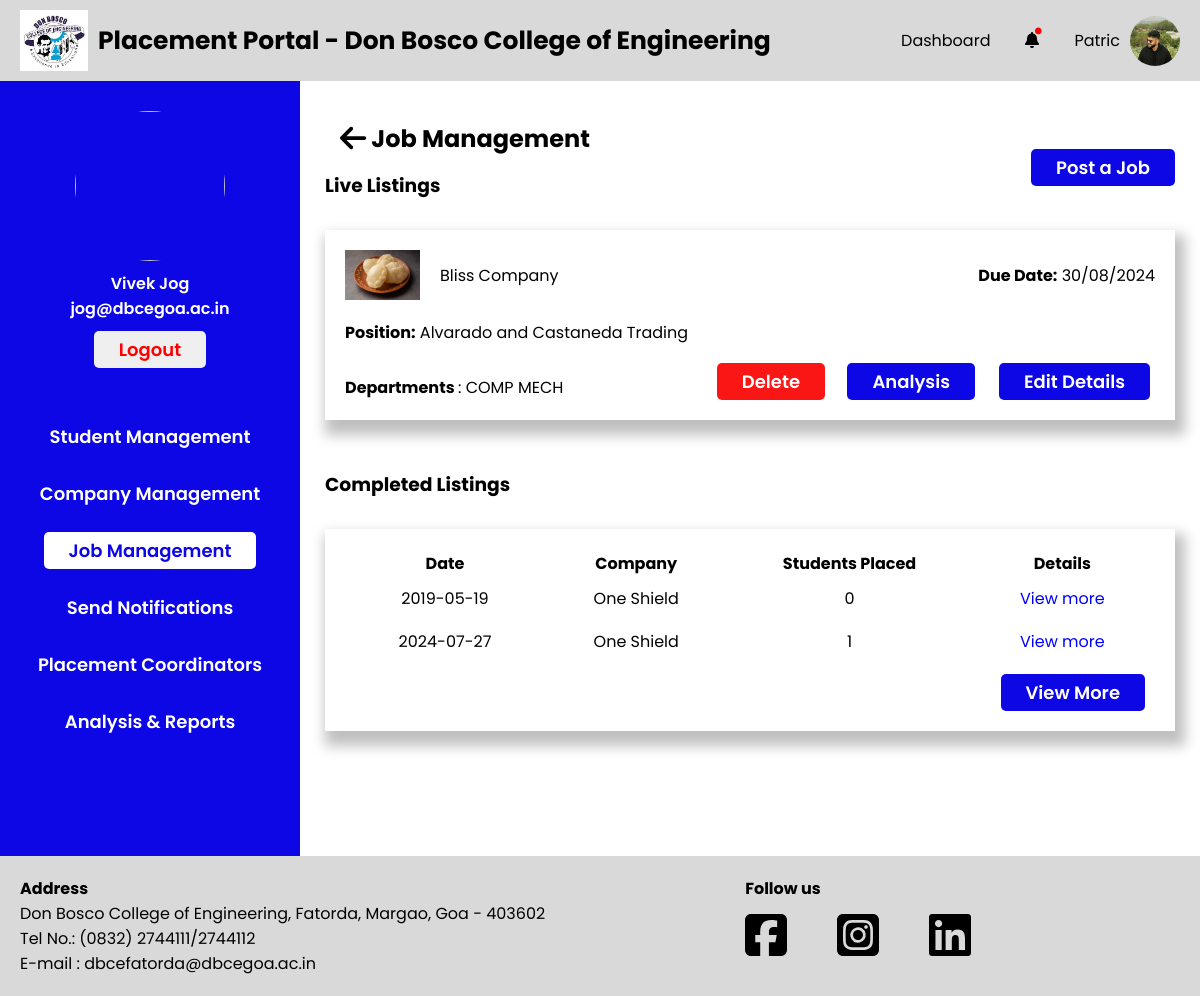
Screenshot of /PlacementCoordinator/job-management.php (signed in) with the database file from the repository.
### tables this page shows
CREATE TABLE `placementcoordinator` (
  `PC_Email` varchar(255) NOT NULL,
  `PC_Fname` varchar(255) NOT NULL,
  `PC_Mname` varchar(255) DEFAULT NULL,
  `PC_Lname` varchar(255) DEFAULT NULL,
  `PC_Password` varchar(255) NOT NULL,
  `PC_Contact_no` varchar(20) NOT NULL,
  `PC_Profile_pic` varchar(255) DEFAULT NULL,
  `PC_Dept_id` int(11) DEFAULT NULL,
  `PC_Status` enum('active','inactive') NOT NULL DEFAULT 'active'
);

CREATE TABLE `company` (
  `C_id` int(11) NOT NULL,
  `C_Name` varchar(255) NOT NULL,
  `C_Logo` varchar(255) DEFAULT NULL,
  `C_Domain` varchar(255) DEFAULT NULL,
  `C_Scope` varchar(255) DEFAULT NULL,
  `C_Description` text DEFAULT NULL,
  `C_Location` varchar(255) DEFAULT NULL,
  `C_Website` varchar(255) DEFAULT NULL,
  `C_HR_name` varchar(255) DEFAULT NULL,
  `C_HR_email` varchar(255) DEFAULT NULL,
  `C_HR_phone` varchar(20) DEFAULT NULL,
  `C_Date_of_Reg` date DEFAULT current_timestamp(),
  `C_PC_Email` varchar(255) DEFAULT NULL
);

CREATE TABLE `jobplacements` (
  `J_id` int(11) NOT NULL,
  `J_Position` varchar(255) NOT NULL,
  `J_Backlogs_allowed` tinyint(1) DEFAULT NULL,
  `J_Description` text DEFAULT NULL,
  `J_Due_date` date DEFAULT NULL,
  `J_Offered_salary` float DEFAULT NULL,
  `J_Req_cgpa` decimal(4,2) DEFAULT NULL,
  `J_No_of_posts` int(11) DEFAULT NULL
);

CREATE TABLE `department` (
  `Dept_id` int(11) NOT NULL,
  `Dept_name` varchar(255) NOT NULL
);

### PlacementCoordinator/tpo-utility-functions.php (the view, shortened to what this page needs)
<?php
function getLiveJobListings()
{
    global $conn;
    $fetchJobQuery = "
        SELECT C.C_Name as cname, C.C_Logo clogo, P.J_Due_date duedate, P.J_Position position, J.J_id jid
        FROM company as C
        INNER JOIN jobposting as J ON J.C_id = C.C_id
        INNER JOIN jobplacements as P ON P.J_id = J.J_id
        WHERE P.J_Due_date >= CURRENT_DATE;
    ";
    $fetchJob = $conn->prepare($fetchJobQuery);
    $fetchJob->execute();
    $result = $fetchJob->get_result();
    while ($row = $result->fetch_assoc()) {
        $row["jid"] = (int) $row["jid"];
        $fetchJobDeptQuery = "
            SELECT d.Dept_name dname FROM department as d
            INNER JOIN jobdepartments as jd on d.Dept_id = jd.Dept_id
            WHERE jd.J_id = ?;
        ";
        $fetchJobDept = $conn->prepare($fetchJobDeptQuery);
        $fetchJobDept->bind_param("i", $row["jid"]);
        $fetchJobDept->execute();
        $resultDept = $fetchJobDept->get_result();
        echo '<div class="sections">
                <div class="company-container">
                    <div class="company-logo-container">
                        <img src="../Data/Companies/Company_Logo/' . $row['clogo'] . '" alt="">
                        <p>' . $row['cname'] . '</p>
                    </div>
                    <p><strong>Due Date:</strong> ' . date("d/m/Y", strtotime($row['duedate'])) . '</p>
                </div>
                <p class="position"><strong>Position:</strong> ' . $row['position'] . '</p>
                <p class="department"><strong>Departments </strong>: ';
        while ($rowDept = $resultDept->fetch_assoc()) {
            echo $rowDept["dname"] . " ";
        }
        echo '</p>
                <form action="" method="post">
                    <input name="jid" type="hidden" value="' . $row["jid"] . '">
                    <button name="delete-listing" class="delete-button">Delete</button>
                </form>
                <a href="./job-live-listing-analysis.php?jid=' . $row["jid"] . '"><button class="analysis-button">Analysis</button></a>
                <a href="./job-edit.php?jid=' . $row["jid"] . '"><button class="edit-button">Edit Details</button></a>
            </div>';
    }
}
function getCompletedJobListings()
{
    global $conn;
    $fetchJobQuery = "SELECT c.C_Name as cname, j.J_Due_date as duedate, SUM(ja.placed) as totalplaced
        FROM company as c
        INNER JOIN jobposting as jp ON jp.C_id=c.C_id
        INNER JOIN jobplacements as j ON jp.J_id=j.J_id
        INNER JOIN jobapplication as ja ON ja.J_id=j.J_id
        WHERE j.J_Due_date < CURRENT_DATE
        GROUP BY c.C_Name, j.J_Due_date LIMIT 5;";
    $fetchJob = $conn->prepare($fetchJobQuery);
    $fetchJob->execute();
    $result = $fetchJob->get_result();
    while ($row = $result->fetch_assoc()) {
        echo '<tr>
                        <td>' . $row["duedate"] . '</td>
                        <td>' . $row["cname"] . '</td>
                        <td>' . $row["totalplaced"] . '</td>
                        <td><a href="">View more</a></td>
                    </tr>';
    }
}

### PlacementCoordinator/sidebar.php (shortened to what this page needs)
<?php
global $conn;
if (isset($_SESSION["user_type"]) && isset($_SESSION["user_email"])) {
    $useremail = $_SESSION["user_email"];
    $fetchStudentQuery = "SELECT PC_Email,PC_Fname,PC_Lname,PC_Profile_pic from placementcoordinator
WHERE PC_Email= ?;";
    $fetchStudent = $conn->prepare($fetchStudentQuery);
    $fetchStudent->bind_param("s", $useremail);
    $fetchStudent->execute();
    $result = $fetchStudent->get_result();
    if ($result->num_rows > 0) {
        $userInfo = $result->fetch_assoc();
        $userName = htmlspecialchars($userInfo['PC_Fname'] . ' ' . $userInfo['PC_Lname']);
        $userProfilePic = htmlspecialchars($userInfo['PC_Profile_pic']);
        $userEmail = htmlspecialchars($useremail);
        echo '<div class="side-bar-container">
    <div class="fixed-container">
        <div class="top-container">
            <img src="../Data/Placement_Coordinators/Profile_Images/'.$userProfilePic.'" alt="">
            <p>'.$userName.'</p>
            <p>'.$userEmail.'</p>
            <a href="../logout.php"><button id="logout">Logout</button></a>
        </div>
        <div class="bottom-container">
            <a href="./student-management.php"><button id="studentmanagement">Student Management</button></a>
            <a href="./company.php"><button id="companymanagement">Company Management</button></a>
            <a href="./job-management.php"><button id="jobmanagement">Job Management</button></a>
            <a href="./notifications.php"><button id="notifications">Send Notifications</button></a>
            <a href="./Placement-Coordinator.php"><button id="placementcoordinator">Placement Coordinators</button></a>
            <a href="./analysis-and-report.php"><button id="analysisreport">Analysis & Reports</button></a>
        </div>
    </div>
</div>';
} else {
    }
} else {
    echo "Session variables not set.";
}

### PlacementCoordinator/css/footer.css (style rules this page uses)
a { all: unset; }

### PlacementCoordinator/css/sidebar.css (style rules this page uses)
.side-bar-container { width: 25%; background-color: var(--primary-blue); padding-bottom: 50px; }
.fixed-container { position: -webkit-sticky; position: sticky; top: 30px; }
.top-container { margin-top: 30px; display: flex; flex-direction: column; align-items: center; }
.top-container img { width: 150px; height: 150px; border-radius: 50%; margin-bottom: 10px; }
.top-container p { color: var(--primary-white); font-weight: 600; }
#logout { margin-top: 10px; padding-block: 5px; padding-inline: 25px; border-radius: 5px; border: none; font-weight: 600; font-size: 18px; cursor: pointer; color: red; }
.bottom-container { margin-top: 50px; display: flex; flex-direction: column; align-items: center; gap: 20px; }
.bottom-container button { padding: 5px 25px; border-radius: 5px; border: none; font-weight: 600; font-size: 18px; cursor: pointer; color: var(--primary-white); background-color: var(--primary-blue); }

### PlacementCoordinator/css/root.css (style rules this page uses)
*,*::after,*::before { padding: 0; margin: 0; box-sizing: border-box; font-family: "Poppins", sans-serif; }
:root { --primary-blue : #0C07E4; --primary-grey : #d9d9d9; --primary-white : white; --primary-red : #FB1616; --secondary-grey : #969696; }

### PlacementCoordinator/css/job-management.css (style rules this page uses)
*,*::after,*::before { padding: 0; margin: 0; box-sizing: border-box; font-family: "Poppins", sans-serif; }
:root { --primary-blue : #0C07E4; --primary-grey : #d9d9d9; --primary-white : white; --primary-red : #FB1616; }
#jobmanagement { color: var(--primary-blue); background-color: var(--primary-white); }
.sections { position: relative; margin-top: 30px; box-shadow: 5px 10px 12.3px 5px rgba(0, 0, 0, .25); padding: 20px; margin-bottom: 50px; }
.company-logo-container > img { height: 50px; }
.company-logo-container { display: flex; align-items: center; gap: 20px; }
.company-container { display: flex; justify-content: space-between; align-items: center; }
.position , .department { margin-top: 20px; }
.position { margin-bottom: 30px; }
.sections .analysis-button { margin-top: 10px; padding-block: 5px; padding-inline: 25px; border-radius: 5px; border: none; font-weight: 600; font-size: 18px; cursor: pointer; background-color: var(--primary-blue); color: var(--primary-white); position: absolute; right: 200px; bottom: 20px; }
.sections .delete-button { margin-top: 10px; padding-block: 5px; padding-inline: 25px; border-radius: 5px; border: none; font-weight: 600; font-size: 18px; cursor: pointer; background-color: var(--primary-red); color: var(--primary-white); position: absolute; right: 350px; bottom: 20px; }
.sections .edit-button { margin-top: 10px; padding-block: 5px; padding-inline: 25px; border-radius: 5px; border: none; font-weight: 600; font-size: 18px; cursor: pointer; background-color: var(--primary-blue); color: var(--primary-white); position: absolute; right: 25px; bottom: 20px; }
.sections td { padding: 8px; text-align: center; }
.sections a { cursor: pointer; color: blue; }

### rows the page displays
placementcoordinator: userName "Vivek Jog"
company: C_Logo (picture), C_Name "Bliss Company", jobplacements.J_Due_date "30/08/2024", jobplacements.J_Position "Alvarado and Castaneda Trading"
department: Dept_name "COMP"
department: Dept_name "MECH"

### other values shown
$userEmail "jog@dbcegoa.ac.in"
$row["duedate"] "2019-05-19"
$row["cname"] "One Shield"
$row["totalplaced"] "0"
$row["duedate"] "2024-07-27"
$row["totalplaced"] "1"
